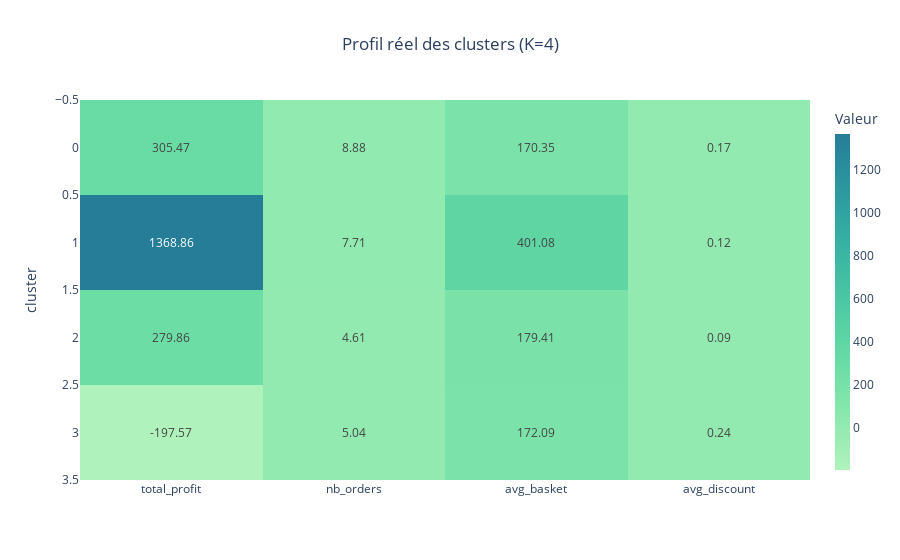

Here is the notebook cell this chart was saved with:
### Code cell
fig = px.imshow(
    cluster_profile,
    text_auto=".2f",
    color_continuous_scale="Tealgrn",  # plus clean
    aspect="auto",
    title="Profil réel des clusters (K=4)"
)

fig.update_layout(
    title_x=0.5,
    coloraxis_colorbar=dict(
        title="Valeur",
        thickness=15
    )
)

fig.show()

### Figure 1 — Plotly figure (JSON) as saved in the notebook; plotly's stock layout.template omitted (floating-point values rounded to 4 significant figures)
{"data": [{"coloraxis": "coloraxis", "hovertemplate": "x: %{x}<br>cluster: %{y}<br>color: %{z}<extra></extra>", "name": "0", "texttemplate": "%{z:.2f}", "type": "heatmap", "x": ["total_profit", "nb_orders", "avg_basket", "avg_discount"], "xaxis": "x", "y": [0, 1, 2, 3], "yaxis": "y", "z": [[305.5, 8.88, 170.3, 0.17], [1369.0, 7.71, 401.1, 0.12], [279.9, 4.61, 179.4, 0.09], [-197.6, 5.04, 172.1, 0.24]]}], "layout": {"coloraxis": {"colorbar": {"thickness": 15, "title": {"text": "Valeur"}}, "colorscale": [[0, "rgb(176, 242, 188)"], [0.1667, "rgb(137, 232, 172)"], [0.3333, "rgb(103, 219, 165)"], [0.5, "rgb(76, 200, 163)"], [0.6667, "rgb(56, 178, 163)"], [0.8333, "rgb(44, 152, 160)"], [1, "rgb(37, 125, 152)"]]}, "title": {"text": "Profil réel des clusters (K=4)", "x": 0.5}, "xaxis": {"anchor": "y", "domain": [0, 1]}, "yaxis": {"anchor": "x", "autorange": "reversed", "domain": [0, 1], "title": {"text": "cluster"}}}}
